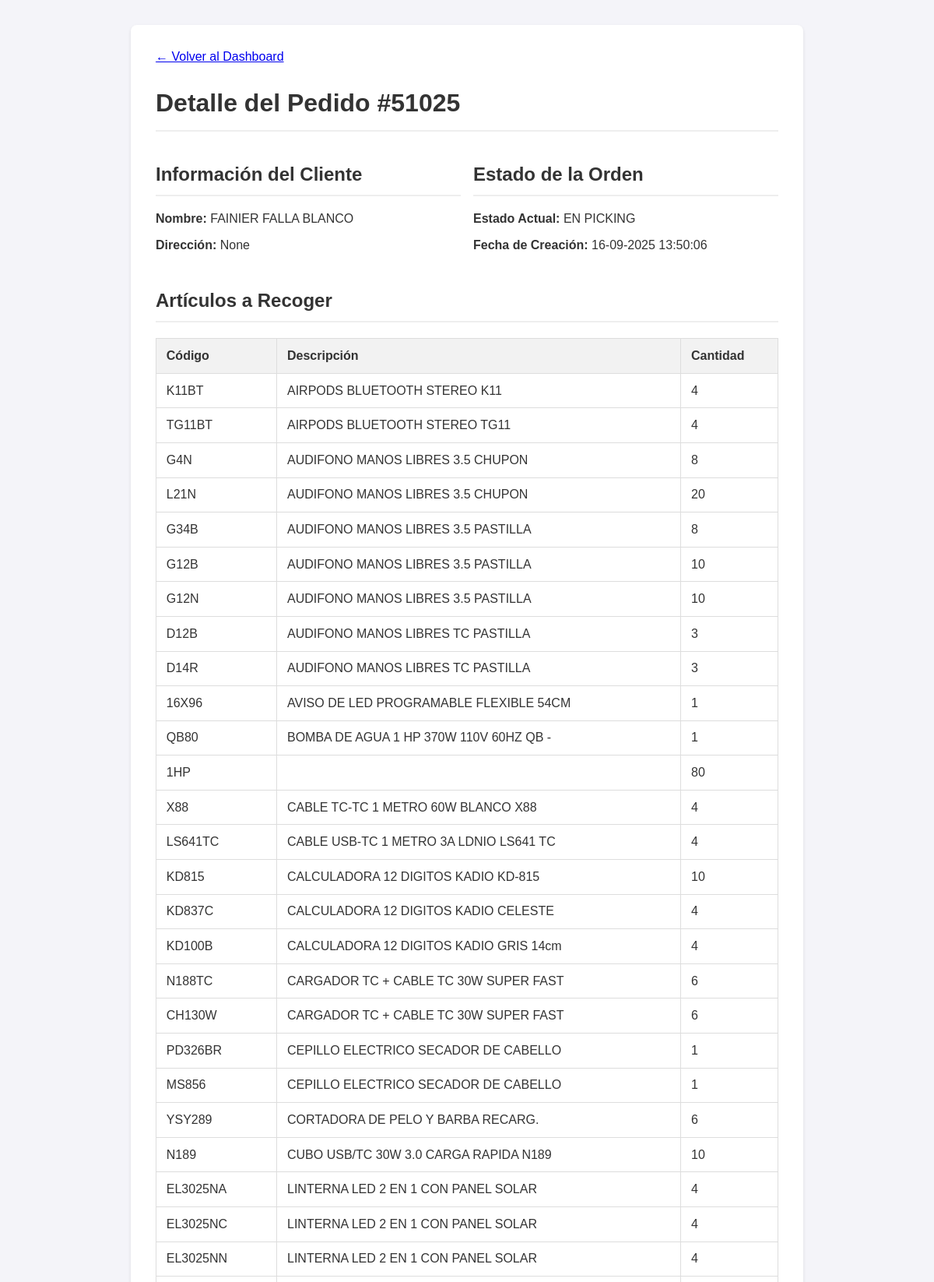
Screenshot of /orden/1 (signed in, upper part) with the database file from the repository.
### app.py (models this page shows, shortened)
class Orden(db.Model):
    id = db.Column(db.Integer, primary_key=True)
    numero_pedido = db.Column(db.String(50), unique=True, nullable=False)
    cliente_nombre = db.Column(db.String(200), nullable=False)
    cliente_direccion = db.Column(db.String(300), nullable=True)
    estado = db.Column(db.String(30), nullable=False, default='PENDIENTE')
    fecha_creacion = db.Column(db.DateTime, nullable=False, default=datetime.datetime.utcnow)
    lote_id = db.Column(db.Integer, db.ForeignKey('lote_picking.id'), nullable=True)
    items = db.relationship('ItemOrden', backref='orden', lazy=True, cascade="all, delete-orphan")
    fecha_inicio_picking = db.Column(db.DateTime, nullable=True)
    fecha_fin_picking = db.Column(db.DateTime, nullable=True)
    fecha_fin_packing = db.Column(db.DateTime, nullable=True)
    fecha_despacho = db.Column(db.DateTime, nullable=True)
    packer_id = db.Column(db.Integer, db.ForeignKey('user.id', ondelete='SET NULL'), nullable=True)
    packer = db.relationship('User', foreign_keys=[packer_id])
    devolucion_confirmada = db.Column(db.Boolean, default=False, nullable=False)
    bultos = db.relationship('Bulto', backref='orden', cascade="all, delete-orphan")
    hoja_de_ruta_id = db.Column(db.Integer, db.ForeignKey('hoja_de_ruta.id'), nullable=True)
    destino_id = db.Column(db.Integer, db.ForeignKey('destino.id'), nullable=True)
    destino = db.relationship('Destino', backref='ordenes')
    guia_encomienda = db.Column(db.String(100), nullable=True)
    nota_entrega = db.Column(db.Text, nullable=True)
    fecha_entrega_final = db.Column(db.DateTime, nullable=True)
    nota_bodega = db.Column(db.Text, nullable=True)
    foto_guia_url = db.Column(db.String(500), nullable=True)

class ItemOrden(db.Model):
    id = db.Column(db.Integer, primary_key=True)
    orden_id = db.Column(db.Integer, db.ForeignKey('orden.id'), nullable=False)
    codigo_articulo = db.Column(db.String(100), nullable=False)
    descripcion_articulo = db.Column(db.String(300), nullable=False)
    cantidad_solicitada = db.Column(db.Integer, nullable=False)
    cantidad_recogida = db.Column(db.Integer, nullable=False, default=0)
    cantidad_empacada = db.Column(db.Integer, nullable=False, default=0)
    tiene_incidencia = db.Column(db.Boolean, default=False, nullable=False)
    tipo_incidencia = db.Column(db.String(50), nullable=True)
    nota_incidencia = db.Column(db.Text, nullable=True)
    ubicacion = db.Column(db.String(100), nullable=True)

### app.py (the view)
@app.route('/orden/<int:orden_id>')
@login_required
def detalle_orden(orden_id):
    orden = Orden.query.get_or_404(orden_id)
    return render_template('detalle_orden.html', orden=orden)

### app.py (called while the page is built)
@login_manager.user_loader
def load_user(user_id):
    return db.session.get(User, int(user_id))

@app.template_filter('localtime')
def to_localtime_filter(utc_datetime):
    if not utc_datetime: return ""
    local_tz = pytz.timezone('America/Costa_Rica')
    local_dt = utc_datetime.replace(tzinfo=pytz.utc).astimezone(local_tz)
    return local_dt.strftime('%d-%m-%Y %H:%M:%S')

### templates/detalle_orden.html (shortened to what this page needs)
<!DOCTYPE html>
<html lang="es">
<head>
</head>
<body>
    <div class="container">
        <a href="{{ url_for('dashboard') }}" class="back-link">← Volver al Dashboard</a>
        <h1>Detalle del Pedido #{{ orden.numero_pedido }}</h1>
        <div class="info-grid">
            <div>
                <h2>Información del Cliente</h2>
                <p><strong>Nombre:</strong> {{ orden.cliente_nombre }}</p>
                <p><strong>Dirección:</strong> {{ orden.cliente_direccion }}</p>
            </div>
            <div>
                <h2>Estado de la Orden</h2>
                <p><strong>Estado Actual:</strong> {{ orden.estado.replace('_', ' ') }}</p>
                <p><strong>Fecha de Creación:</strong> {{ orden.fecha_creacion | localtime }}</p>
            </div>
        </div>
        <h2>Artículos a Recoger</h2>
        <table>
            <thead>
                <tr>
                    <th>Código</th>
                    <th>Descripción</th>
                    <th>Cantidad</th>
                </tr>
            </thead>
            <tbody>
                {% for item in orden.items %}
                <tr>
                    <td>{{ item.codigo_articulo }}</td>
                    <td>{{ item.descripcion_articulo }}</td>
                    <td>{{ item.cantidad_solicitada }}</td>
                </tr>
                {% endfor %}
            </tbody>
        </table>
    </div>
</body>
</html>

### templates/detalle_orden.html (style rules this page uses)
body { font-family: sans-serif; margin: 2em; background-color: #f4f4f9; color: #333; }
.container { max-width: 800px; margin: auto; background: white; padding: 2em; border-radius: 8px; box-shadow: 0 2px 4px rgba(0,0,0,0.1); }
h1, h2 { color: #333; border-bottom: 2px solid #eee; padding-bottom: 0.5em; }
.info-grid { display: grid; grid-template-columns: 1fr 1fr; gap: 1em; margin-bottom: 2em; }
table { width: 100%; border-collapse: collapse; margin-top: 1em; }
th, td { border: 1px solid #ddd; padding: 0.8em; text-align: left; }
th { background-color: #f2f2f2; }
.back-link { display: block; margin-bottom: 2em; }

### rows the page displays
Orden: numero_pedido "51025", cliente_nombre "FAINIER FALLA BLANCO", cliente_direccion "None", estado.replace "EN PICKING", fecha_creacion "16-09-2025 13:50:06"
ItemOrden: codigo_articulo "K11BT", descripcion_articulo "AIRPODS BLUETOOTH STEREO K11", cantidad_solicitada "4"
ItemOrden: codigo_articulo "TG11BT", descripcion_articulo "AIRPODS BLUETOOTH STEREO TG11", cantidad_solicitada "4"
ItemOrden: codigo_articulo "G4N", descripcion_articulo "AUDIFONO MANOS LIBRES 3.5 CHUPON", cantidad_solicitada "8"
ItemOrden: codigo_articulo "L21N", descripcion_articulo "AUDIFONO MANOS LIBRES 3.5 CHUPON", cantidad_solicitada "20"
ItemOrden: codigo_articulo "G34B", descripcion_articulo "AUDIFONO MANOS LIBRES 3.5 PASTILLA", cantidad_solicitada "8"
ItemOrden: codigo_articulo "G12B", descripcion_articulo "AUDIFONO MANOS LIBRES 3.5 PASTILLA", cantidad_solicitada "10"
ItemOrden: codigo_articulo "G12N", descripcion_articulo "AUDIFONO MANOS LIBRES 3.5 PASTILLA", cantidad_solicitada "10"
ItemOrden: codigo_articulo "D12B", descripcion_articulo "AUDIFONO MANOS LIBRES TC PASTILLA", cantidad_solicitada "3"
ItemOrden: codigo_articulo "D14R", descripcion_articulo "AUDIFONO MANOS LIBRES TC PASTILLA", cantidad_solicitada "3"
ItemOrden: codigo_articulo "16X96", descripcion_articulo "AVISO DE LED PROGRAMABLE FLEXIBLE 54CM", cantidad_solicitada "1"
ItemOrden: codigo_articulo "QB80", descripcion_articulo "BOMBA DE AGUA 1 HP 370W 110V 60HZ QB -", cantidad_solicitada "1"
ItemOrden: codigo_articulo "1HP", cantidad_solicitada "80"
ItemOrden: codigo_articulo "X88", descripcion_articulo "CABLE TC-TC 1 METRO 60W BLANCO X88", cantidad_solicitada "4"
ItemOrden: codigo_articulo "LS641TC", descripcion_articulo "CABLE USB-TC 1 METRO 3A LDNIO LS641 TC", cantidad_solicitada "4"
ItemOrden: codigo_articulo "KD815", descripcion_articulo "CALCULADORA 12 DIGITOS KADIO KD-815", cantidad_solicitada "10"
ItemOrden: codigo_articulo "KD837C", descripcion_articulo "CALCULADORA 12 DIGITOS KADIO CELESTE", cantidad_solicitada "4"
ItemOrden: codigo_articulo "KD100B", descripcion_articulo "CALCULADORA 12 DIGITOS KADIO GRIS 14cm", cantidad_solicitada "4"
ItemOrden: codigo_articulo "N188TC", descripcion_articulo "CARGADOR TC + CABLE TC 30W SUPER FAST", cantidad_solicitada "6"
ItemOrden: codigo_articulo "CH130W", descripcion_articulo "CARGADOR TC + CABLE TC 30W SUPER FAST", cantidad_solicitada "6"
ItemOrden: codigo_articulo "PD326BR", descripcion_articulo "CEPILLO ELECTRICO SECADOR DE CABELLO", cantidad_solicitada "1"
ItemOrden: codigo_articulo "MS856", descripcion_articulo "CEPILLO ELECTRICO SECADOR DE CABELLO", cantidad_solicitada "1"
ItemOrden: codigo_articulo "YSY289", descripcion_articulo "CORTADORA DE PELO Y BARBA RECARG.", cantidad_solicitada "6"
ItemOrden: codigo_articulo "N189", descripcion_articulo "CUBO USB/TC 30W 3.0 CARGA RAPIDA N189", cantidad_solicitada "10"
ItemOrden: codigo_articulo "EL3025NA", descripcion_articulo "LINTERNA LED 2 EN 1 CON PANEL SOLAR", cantidad_solicitada "4"
ItemOrden: codigo_articulo "EL3025NC", descripcion_articulo "LINTERNA LED 2 EN 1 CON PANEL SOLAR", cantidad_solicitada "4"
ItemOrden: codigo_articulo "EL3025NN", descripcion_articulo "LINTERNA LED 2 EN 1 CON PANEL SOLAR", cantidad_solicitada "4"
